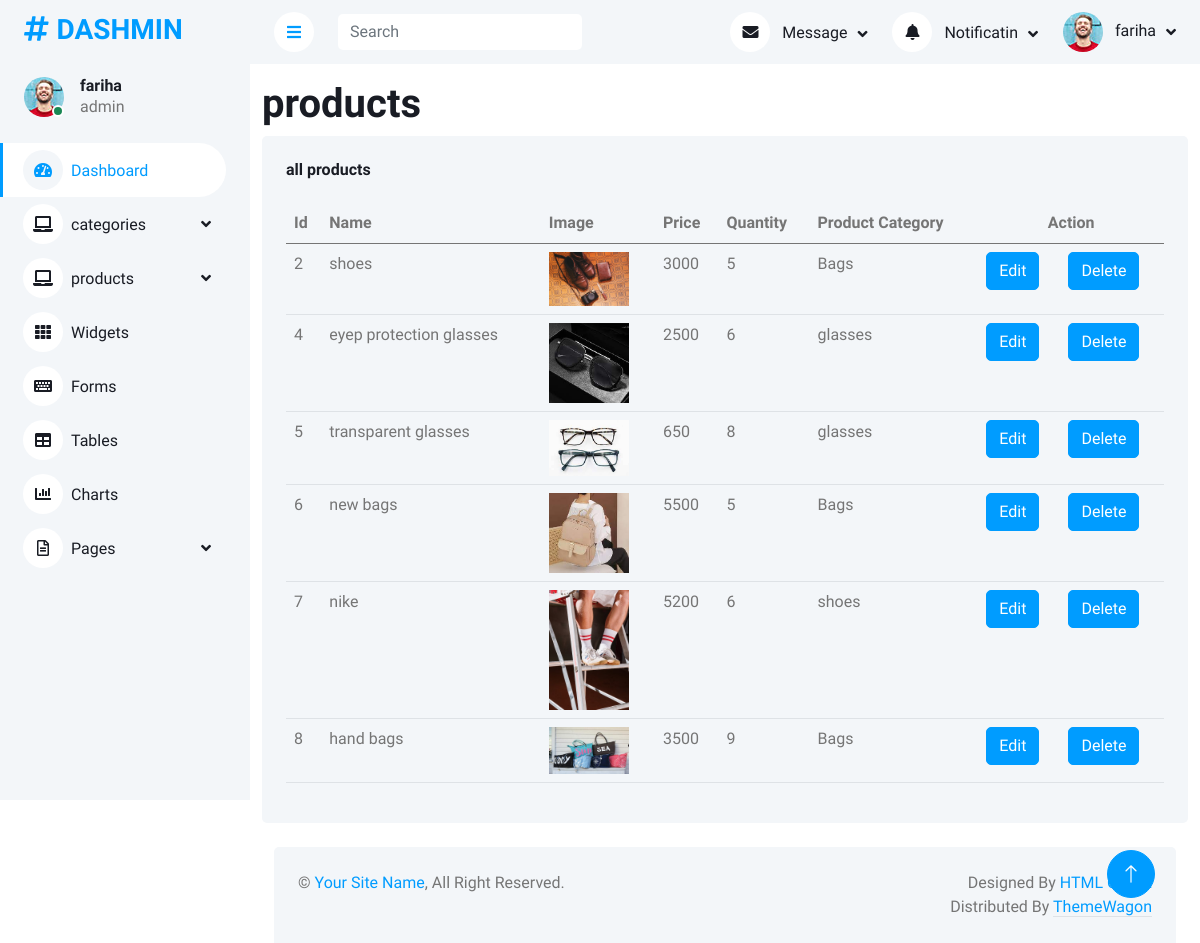
The page /viewproduct.php (signed in) on the database its author committed.
### tables this page shows
CREATE TABLE `products` (
  `product_id` int(11) NOT NULL,
  `product_name` varchar(200) NOT NULL,
  `product_quantity` varchar(250) NOT NULL,
  `product_price` varchar(250) NOT NULL,
  `product_image` varchar(250) NOT NULL,
  `category_type` int(11) DEFAULT NULL
);

CREATE TABLE `category` (
  `id` int(11) NOT NULL,
  `cat_name` varchar(250) NOT NULL,
  `cat_image` varchar(250) NOT NULL
);

### viewproduct.php (the view)
<?php
include("header.php");
?>
<div class="container mt-3">
    <h1>products</h1>
    <div class="bg-light rounded h-100 p-4">
        <h6 class="mb-4">all products</h6>
        <table class="table">
            <thead>
                <tr>
                    <th scope="col">Id</th>
                    <th scope="col"> Name </th>
                    <th scope="col">Image</th>
                    <th scope="col">Price</th>
                    <th scope="col">Quantity</th>
                    <th scope="col">Product Category</th>
                    <th scope="col" class="text-center" colspan="2">Action</th>
                </tr>
            </thead>
            <tbody>
                <?php
                $query = $pdo->query("SELECT `products`.*, `category`.`cat_name`
FROM `products`
	INNER JOIN `category` ON `products`.`category_type` = `category`.`id`;");
    $row = $query->fetchAll(PDO::FETCH_ASSOC);
    foreach($row as $proAll){
        ?>
                <tr>
                    <td><?php echo $proAll['product_id']?></td>
                    <td><?php echo $proAll['product_name']?></td>
                    <td><img src="img/product/<?php echo $proAll['product_image']?>" width="80" alt=""></td>
                    <td><?php echo $proAll['product_price']?></td>
                    <td><?php echo $proAll['product_quantity']?></td>
                    <td><?php echo $proAll['cat_name']?></td>
                    <td><a href="updateproduct.php?pId=<?php echo $proAll['product_id']?>"
                            class="btn btn-primary">Edit</a></td>
                    <td><a href="?deletePro=<?php echo $proAll['product_id']?>" class="btn btn-primary">Delete</a></td>
                </tr>
                <?php
    }
                ?>
            </tbody>
        </table>
    </div>
</div>
<?php
include("footer.php");
?>

### css/style.css (style rules this page uses)
:root { --primary: #009CFF; --light: #F3F6F9; --dark: #191C24; }
.btn { transition: .5s; }
.btn.btn-primary { color: #FFFFFF; }

### rows shown on the page
products: product_id "2", product_name "shoes", product_image (picture), product_price "3000", product_quantity "5", category_type.cat_name "Bags"
products: product_id "4", product_name "eyep protection glasses", product_image (picture), product_price "2500", product_quantity "6", category_type.cat_name "glasses"
products: product_id "5", product_name "transparent glasses", product_image (picture), product_price "650", product_quantity "8", category_type.cat_name "glasses"
products: product_id "6", product_name "new bags", product_image (picture), product_price "5500", product_quantity "5", category_type.cat_name "Bags"
products: product_id "7", product_name "nike", product_image (picture), product_price "5200", product_quantity "6", category_type.cat_name "shoes"
products: product_id "8", product_name "hand bags", product_image (picture), product_price "3500", product_quantity "9", category_type.cat_name "Bags"

### other values the page prints
$_SESSION['userName'] "fariha"
$_SESSION['userRole'] "admin"
